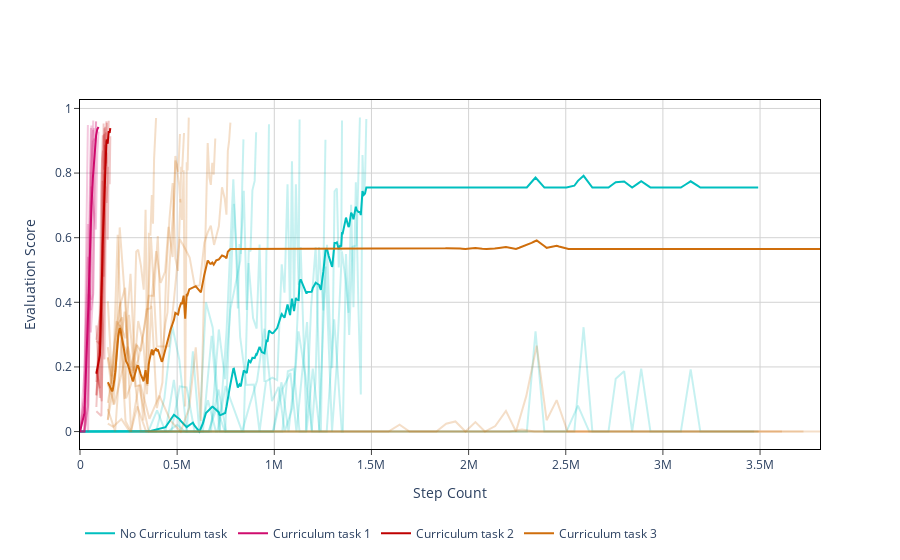

Write notebook code for a chart like this one.
### Code cell
vis.plot_trajectories(
    [dqn_stats_nocurr, dqn_stats_curr],
    time_domain='steps',
    show_run_traces=True,
)
